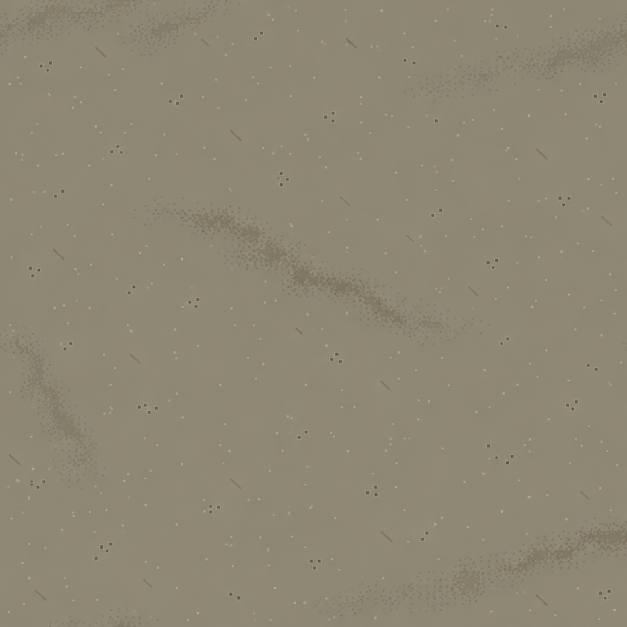
#> input picture salvage/game/素材/地-泥底/work/generated-v2.png, 1254 x 1254 px, found by its file name (shown at 1/2 size)
$ python refine.py
#> lines starting #> are read from the running program, lines starting #| are printed output that depends on the picture; after the words box and inside, x2 and y2 are one past the last pixel; in counts of white or black regions, pixels touching at a corner belong together
from PIL import Image, ImageCms
import numpy as np
from scipy.ndimage import gaussian_filter
from pathlib import Path
import random, json, math
N=1024
rng=random.Random(20261121)
base=(143,138,120); dark=[(127,120,104),(120,110,92)]
a=np.empty((N,N,3),np.uint8);a[:]=base
raw=np.asarray(Image.open('work/generated-v2.png').convert('RGB').resize((N,N),Image.Resampling.BOX)).astype(float)
gray=raw.mean(2)
# Recover the image_gen stipple distribution, removing its continuous lighting variation.
local=gaussian_filter(gray,9,mode='wrap')
chips=(local-gray>3.5)&(local-gray<19)&(gray>104)
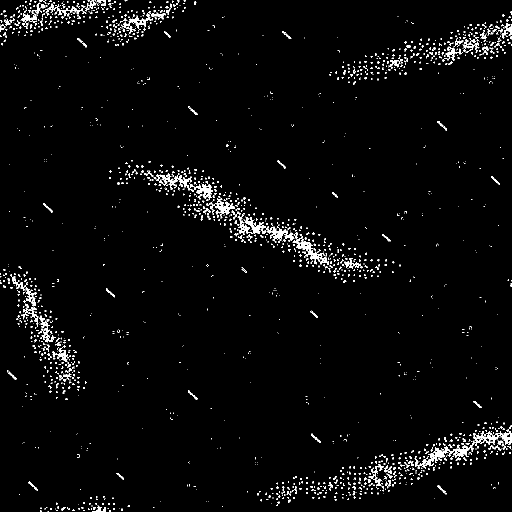
#> chips: shape (1024, 1024) bool (shown at 1/2 size); 2.8% white in thin lines or dots
density=gaussian_filter(chips.astype(float),7,mode='wrap')
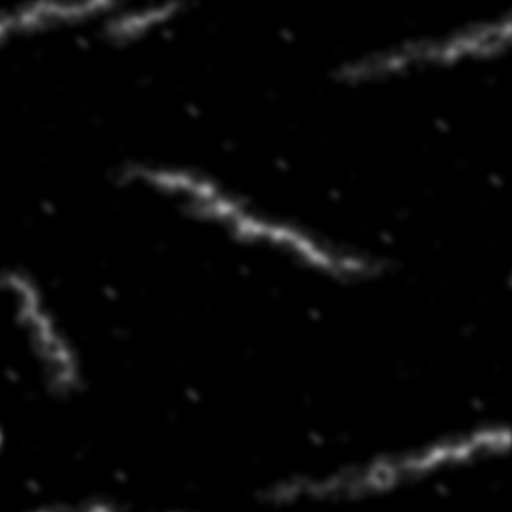
#> density: shape (1024, 1024) float64 (shown at 1/2 size); min 0, max 0.672, mean 0.0276
patchmask=np.zeros((N,N),bool)
transition=np.zeros((N,N),bool)
def square(x,y,w,h,color,mask=None):
 yy=(np.arange(y,y+h)%N)[:,None];xx=(np.arange(x,x+w)%N)[None,:]
 a[yy,xx]=color
 if mask is not None:mask[yy,xx]=True
# Four separately scaled generated regions. Two wrap horizontally, one vertically.
patches=[((180,300,800,585),355,220,478,405,0),((660,0,1024,170),332,220,1003,157,1),((0,515,220,810),305,230,23,757,0),((440,825,1024,1024),397,235,690,1009,1)]
patch_stats=[]
for box,w,h,cx,cy,ci in patches:
 x0,y0,x1,y1=box
 f=density[y0:y1,x0:x1]
 f=np.array(Image.fromarray(f.astype('float32')).resize((w,h),Image.Resampling.BILINEAR))
 # No hard boundary: 43–64px transition and interrupted, stippled interiors.
 yy,xx=np.mgrid[:h,:w]
 edge=np.minimum.reduce([xx,yy,w-1-xx,h-1-yy])
 f=gaussian_filter(f,18)
 f=np.clip(f/max(.025,float(np.quantile(f,.97))),0,1)**.5
 f*=np.clip(edge/47,0,1)
 probs=f*.12
 count=0
 for y in range(0,h,4):
  for x in range(0,w,4):
   if rng.random()<probs[y,x]:
    size=rng.choices([2,3,4],[.15,.6,.25])[0]
    px=cx-w//2+x;py=cy-h//2+y
    square(px,py,size,size,dark[ci if rng.random()<.64 else 0],patchmask)
    count+=1
 patch_stats.append({'length_px':w,'width_px':h,'center':[cx,cy],'chips':count})
#> this loop made 4 passes
#> pass 1, `f=np.array(Image.fromarray(f.astype('float32')).resize((w,h),Image.Res..`:
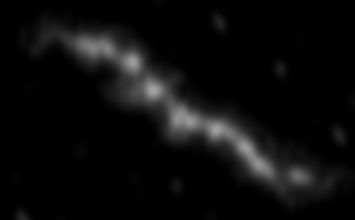
#> f: shape (220, 355) float32; min 0, max 0.645, mean 0.0494
#> pass 1, `f=gaussian_filter(f,18)`:
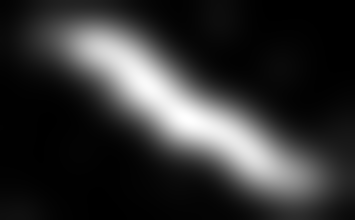
#> f: shape (220, 355) float32; min 8.53e-05, max 0.253, mean 0.0494; drawn with min black and max white
#> pass 1, `f=np.clip(f/max(.025,float(np.quantile(f,.97))),0,1)**.5`:
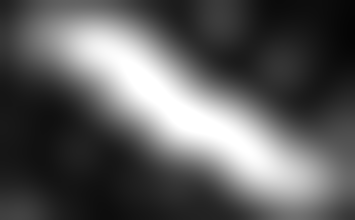
#> f: shape (220, 355) float32; min 0.0194, max 1, mean 0.36
#> after the loop:
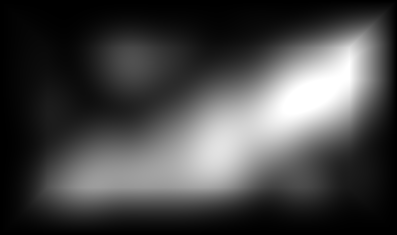
#> f: shape (235, 397) float32; min 0, max 1, mean 0.276
#> after the loop, patch_stats = 4 items
# Irregular well-spaced details across the whole toroidal field.
# Sparse outer transition tails; every grain is at least 2×2, never subpixel noise.
for i in range(2600):
 x,y=rng.randrange(N),rng.randrange(N)
 size=rng.choices([2,3],[.8,.2])[0]
 square(x,y,size,size,dark[0],patchmask)
#> this loop made 2600 passes
#> (x, y, size) on passes 1 to 3: (321, 135, 2), (453, 695, 2), (205, 55, 2)
details=np.zeros((N,N),bool)
centres=[]
while len(centres)<31:
 x,y=rng.randrange(N),rng.randrange(N)
 if all(min(abs(x-u),N-abs(x-u))**2+min(abs(y-v),N-abs(y-v))**2>100**2 for u,v in centres):centres.append((x,y))
#> this loop made 56 passes
#> (x, y) on passes 1 to 12: (918, 745), (63, 751), (123, 893), (653, 411), (156, 375), (98, 854), (293, 9), (753, 173), (52, 997), (335, 126), (833, 765), (307, 548)
#> after the loop, centres = 31 pairs, first value 52 to 1013, second value 3 to 1018
wormcounts=[]
for x,y in centres:
 used=[];k=rng.randint(3,6)
 for i in range(k):
  while True:
   u,v=rng.randrange(-17,18),rng.randrange(-15,16)
   if all((u-p)**2+(v-q)**2>=64 for p,q in used):break
  used.append((u,v))
  square(x+u,y+v,5,5,(154,148,130),details)
  square(x+u+1,y+v+1,3,3,(92,84,69),details)
 wormcounts.append(k)
#> this loop made 31 passes
#> (x, y) on passes 15 to 26: (375, 407), (221, 825), (727, 774), (764, 621), (787, 56), (1013, 561), (172, 268), (481, 470), (945, 47), (148, 605), (351, 816), (436, 922)
#> (x, y, k) on passes 1 to 6: (918, 745, 6), (63, 751, 5), (123, 893, 3), (653, 411, 3), (156, 375, 6), (293, 9, 4)
grooves=[]
for i in range(18):
 x,y=rng.randrange(N),rng.randrange(N)
 length=rng.randint(13,34);width=rng.randint(4,6)
 # staircase strip using 2px steps, never isolated single-pixel texture.
 steps=round(length/math.sqrt(2)/2)
 for t in range(steps):square(x+2*t,y+2*t,2,width,dark[0],details)
 grooves.append([x,y,length,width])
used=[]
for i in range(432):
 while True:
  x,y=rng.randrange(N),rng.randrange(N)
  if all(min(abs(x-u),N-abs(x-u))**2+min(abs(y-v),N-abs(y-v))**2>9**2 for u,v in used) and not details[np.ix_(np.arange(y,y+3)%N,np.arange(x,x+3)%N)].any():break
 used.append((x,y));square(x,y,3,3,(168,163,148),details)
out=Image.fromarray(a)
profile=ImageCms.ImageCmsProfile(ImageCms.createProfile('sRGB')).tobytes()
out.save('out.png',icc_profile=profile,optimize=True)
# Required acceptance views: 512px tiles in a 3×3 array, plus native-size tiling and comparison.
for size,name in [(512,'平铺检查-缩览.png'),(1024,'平铺检查-3x3.png')]:
 tile=out.resize((size,size),Image.Resampling.NEAREST);canvas=Image.new('RGB',(size*3,size*3))
 for x in range(3):
  for y in range(3):canvas.paste(tile,(x*size,y*size))
 canvas.save('work/'+name,optimize=True)
#> this loop made 2 passes
#> pass 1, `tile = out.resize((size, size), Image.Resampling.NEAREST)`:
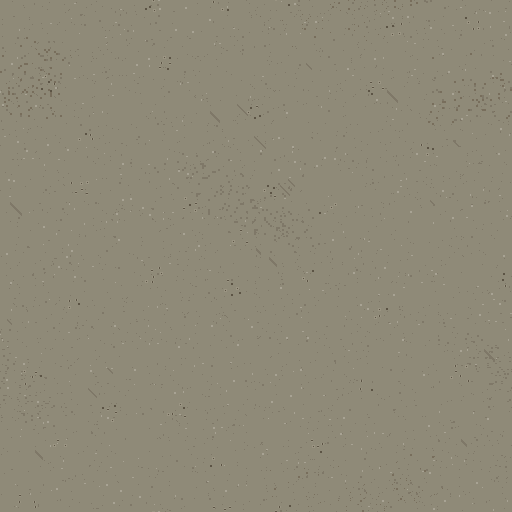
#> tile: PIL image 512x512 RGB; mean R, G, B 142.7, 137.7, 119.7
#> (the run stopped early here; a loop or call above may not have finished)

$ run again, with salvage/game/素材/地-泥底/work/沙底对照.png copied over salvage/game/素材/地-泥底/work/generated-v2.png
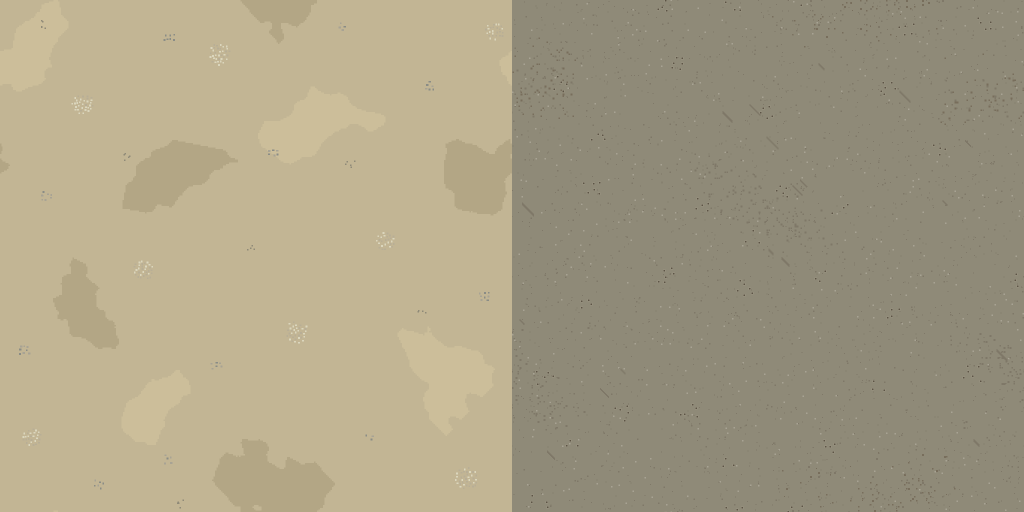
#> input picture salvage/game/素材/地-泥底/work/沙底对照.png, 2048 x 1024 px, found by its file name (shown at 1/2 size)
#> `chips=(local-gray>3.5)&(local-gray<19)&(gray>104)`:
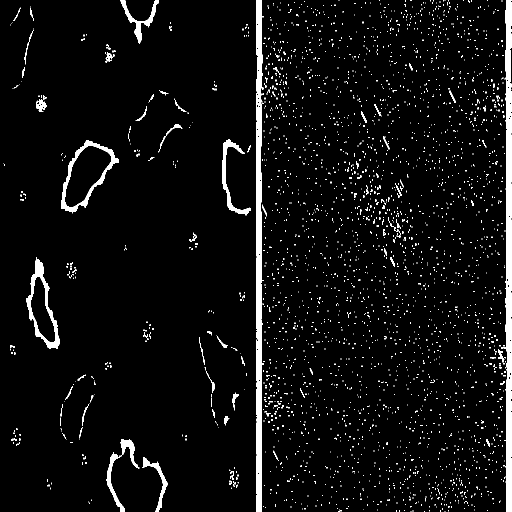
#> chips: shape (1024, 1024) bool (shown at 1/2 size); 4.7% white; 3074 white regions (3003 under 20 px), largest, box (x1, y1, x2, y2) and area: (1010, 0, 1024, 1024) 10845, (512, 0, 526, 1024) 10838, (53, 515, 119, 698) 2707
#> after the loop `for box,w,h,cx,cy,ci in patches:`:
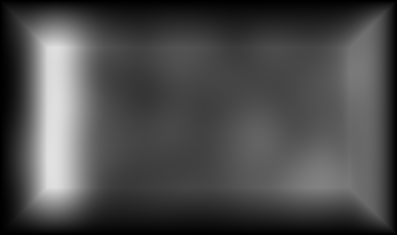
#> f: shape (235, 397) float32; min 0, max 0.885, mean 0.292
#> after the loop `for box,w,h,cx,cy,ci in patches:`: patch_stats = 4 items
#> the loop `for i in range(2600):` made 2600 passes
#> (x, y, size) on passes 1 to 3: (906, 503, 2), (933, 86, 2), (353, 858, 3)
#> the loop `while len(centres)<31:` made 48 passes
#> (x, y) on passes 1 to 8: (379, 365), (360, 926), (348, 672), (218, 60), (322, 371), (170, 387), (204, 384), (369, 148)
#> after the loop `while len(centres)<31:`: centres = 31 pairs, first value 2 to 1012, second value 60 to 997
#> the loop `for x,y in centres:` made 31 passes
#> (x, y, k) on passes 1 to 8: (379, 365, 4), (360, 926, 4), (348, 672, 6), (218, 60, 6), (170, 387, 3), (369, 148, 3), (906, 595, 3), (966, 857, 6)

$ run again, with salvage/game/素材/地-泥底/work/移位接缝检查.png copied over salvage/game/素材/地-泥底/work/generated-v2.png
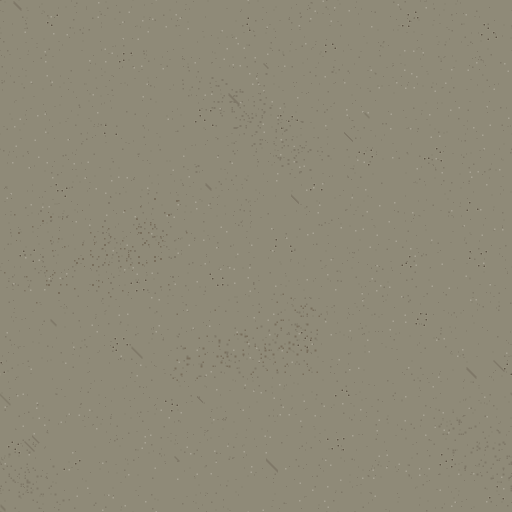
#> input picture salvage/game/素材/地-泥底/work/移位接缝检查.png, 1024 x 1024 px, found by its file name (shown at 1/2 size)
#> `chips=(local-gray>3.5)&(local-gray<19)&(gray>104)`:
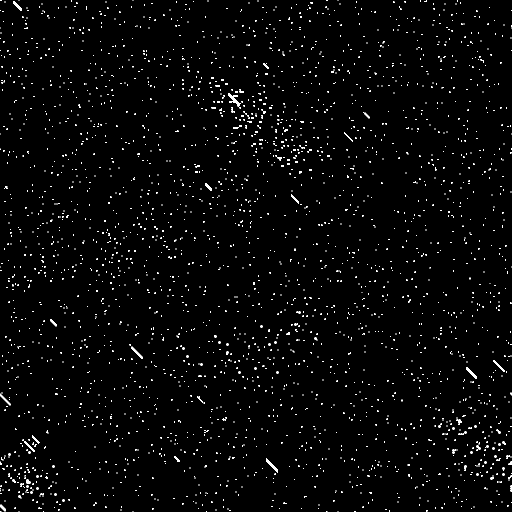
#> chips: shape (1024, 1024) bool (shown at 1/2 size); 1.8% white in thin lines or dots
#> after the loop `for box,w,h,cx,cy,ci in patches:`:
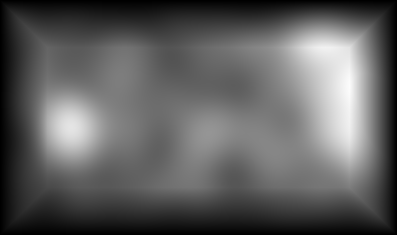
#> f: shape (235, 397) float32; min 0, max 0.989, mean 0.372
#> after the loop `for box,w,h,cx,cy,ci in patches:`: patch_stats = 4 items
#> the loop `for i in range(2600):` made 2600 passes
#> (x, y, size) on passes 1 to 3: (230, 1001, 2), (412, 838, 2), (1014, 954, 2)
#> the loop `while len(centres)<31:` made 63 passes
#> (x, y) on passes 1 to 8: (174, 753), (199, 781), (944, 49), (790, 769), (535, 350), (991, 525), (152, 589), (323, 315)
#> after the loop `while len(centres)<31:`: centres = 31 pairs, first value 115 to 1001, second value 21 to 1014
#> the loop `for x,y in centres:` made 31 passes
#> (x, y) on passes 16 to 23: (479, 245), (686, 600), (642, 843), (316, 192), (358, 423), (880, 823), (150, 451), (981, 149)
